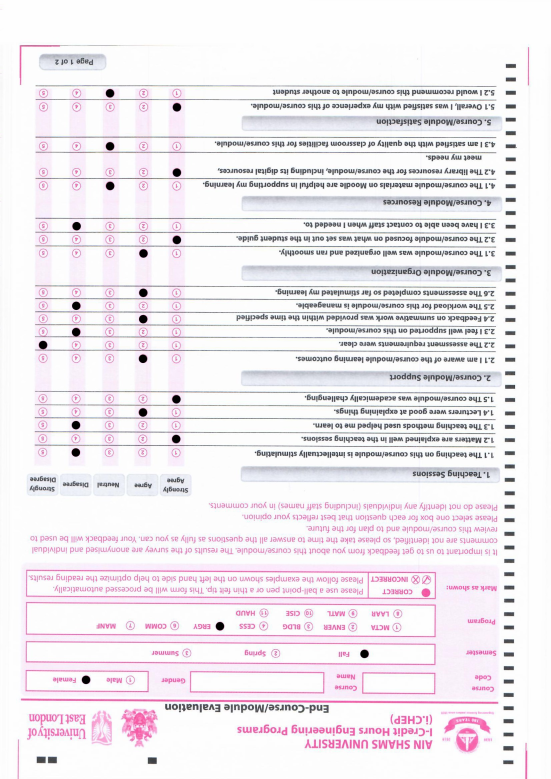
#> input picture code/samples/test_sample11.jpg, 1653 x 2337 px, given in place of test_sample1.jpg, which was not available (shown at 1/3 size)
$ python dummy.py
#> lines starting #> are read from the running program, lines starting #| are printed output that depends on the picture; after the words box and inside, x2 and y2 are one past the last pixel; in counts of white or black regions, pixels touching at a corner belong together; pictures that were not available may be replaced by others from this repository, and a replacement may not be noted
import math
import numpy as np
import cv2
ans = ["male",
"summer",
"manf",
"neutral",
"strongly agree",
"neutral",
"strongly agree",
"agree",
"disagree",
"disagree",
"disagree",
"agree",
"agree",
"strongly agree",
"neutral",
"strongly agree",
"agree",
"strongly agree",
"disagree",
"strongly agree",
"neutral",
"agree"]

analyzer = {240 : ("Gender", {1200 : "Male", 1270 : "Female"} ),
323 : ("Semester", {966 : "Summer", 433 : "Fall", 700 : "Spring" } ),
404 : ("Major", {867 : "ERGY", 1136 : "MANF", 1000 : "COMM", 733 : "CESS", 600 : "BLDG", 466 : "ENVR", 332 : "MCTA" } ),
444	: ("Major", { 733 : "HAUD", 600 : "CISE", 466 : "MATL", 332 : "LAAR" } ),
913 : ("Q1", {1000 : "Strongly Agree", 1100: "Agree", 1200 : "Neutral", 1300 : "Disagree", 1400 : "Strongly Disagree"} ),
965 : ("Q2", {1000 : "Strongly Agree", 1100: "Agree", 1200 : "Neutral", 1300 : "Disagree", 1400 : "Strongly Disagree"} ),
1003 : ("Q1", {1000 : "Strongly Agree", 1100: "Agree", 1200 : "Neutral", 1300 : "Disagree", 1400 : "Strongly Disagree"} ),
1044 : ("Q1", {1000 : "Strongly Agree", 1100: "Agree", 1200 : "Neutral", 1300 : "Disagree", 1400 : "Strongly Disagree"} ),
1084 : ("Q1", {1000 : "Strongly Agree", 1100: "Agree", 1200 : "Neutral", 1300 : "Disagree", 1400 : "Strongly Disagree"} ),
1084 : ("Q1", {1000 : "Strongly Agree", 1100: "Agree", 1200 : "Neutral", 1300 : "Disagree", 1400 : "Strongly Disagree"} ),
1205 : ("Q1", {1000 : "Strongly Agree", 1100: "Agree", 1200 : "Neutral", 1300 : "Disagree", 1400 : "Strongly Disagree"} ),
1245 : ("Q1", {1000 : "Strongly Agree", 1100: "Agree", 1200 : "Neutral", 1300 : "Disagree", 1400 : "Strongly Disagree"} ),
1284 : ("Q1", {1000 : "Strongly Agree", 1100: "Agree", 1200 : "Neutral", 1300 : "Disagree", 1400 : "Strongly Disagree"} ),
1324 : ("Q1", {1000 : "Strongly Agree", 1100: "Agree", 1200 : "Neutral", 1300 : "Disagree", 1400 : "Strongly Disagree"} ),
1361 : ("Q1", {1000 : "Strongly Agree", 1100: "Agree", 1200 : "Neutral", 1300 : "Disagree", 1400 : "Strongly Disagree"} ),
1403 : ("Q1", {1000 : "Strongly Agree", 1100: "Agree", 1200 : "Neutral", 1300 : "Disagree", 1400 : "Strongly Disagree"} ),
1521 : ("Q1", {1000 : "Strongly Agree", 1100: "Agree", 1200 : "Neutral", 1300 : "Disagree", 1400 : "Strongly Disagree"} ),
1562 : ("Q1", {1000 : "Strongly Agree", 1100: "Agree", 1200 : "Neutral", 1300 : "Disagree", 1400 : "Strongly Disagree"} ),
1602 : ("Q1", {1000 : "Strongly Agree", 1100: "Agree", 1200 : "Neutral", 1300 : "Disagree", 1400 : "Strongly Disagree"} ),
1723 : ("Q1", {1000 : "Strongly Agree", 1100: "Agree", 1200 : "Neutral", 1300 : "Disagree", 1400 : "Strongly Disagree"} ),
1764 : ("Q1", {1000 : "Strongly Agree", 1100: "Agree", 1200 : "Neutral", 1300 : "Disagree", 1400 : "Strongly Disagree"} ),
1842 : ("Q1", {1000 : "Strongly Agree", 1100: "Agree", 1200 : "Neutral", 1300 : "Disagree", 1400 : "Strongly Disagree"} ),
1960 : ("Q1", {1000 : "Strongly Agree", 1100: "Agree", 1200 : "Neutral", 1300 : "Disagree", 1400 : "Strongly Disagree"} ),
2001 : ("Q1", {1000 : "Strongly Agree", 1100: "Agree", 1200 : "Neutral", 1300 : "Disagree", 1400 : "Strongly Disagree"} )}

def rotateImage(image, angle): # source: https://stackoverflow.com/questions/9041681/opencv-python-rotate-image-by-x-degrees-around-specific-point
    # rotation is clockwise
    image_center = tuple(np.array(image.shape[1::-1]) / 2)
    rot_mat = cv2.getRotationMatrix2D(image_center, angle, 1.0)
    result = cv2.warpAffine(image, rot_mat, image.shape[1::-1], flags=cv2.INTER_LINEAR)
    return result

def getRotationAngle(point, angle):
    x1 = point[0]
    y1 = point[1]
    x2 = x1 * math.cos(math.radians(angle)) - x1 * math.sin(math.radians(angle))
    # print(x1)
    # print(x2)
    if x2 > 500:
        return angle + 180
    return angle

#return 2 images one with only circles and one with only squares
def seperateSquaresAndCircles(img):
    mask = cv2.getStructuringElement(cv2.MORPH_CROSS,(9,9))
    mask2 = cv2.getStructuringElement(cv2.MORPH_RECT,(9,9))
    circles = cv2.threshold(img,1,255,cv2.THRESH_BINARY_INV)[1]
    squares = cv2.threshold(img,100,255,cv2.THRESH_BINARY_INV)[1] - circles
    squares = cv2.erode(squares,mask)
    squares = cv2.dilate(squares,mask2)
    return circles,squares
def seperateSquares(squares):
    cc = cv2.connectedComponentsWithStats(squares)
    vert = []
    horiz = []
    for i,c in enumerate(cc[2]):
        if (c[cv2.CC_STAT_AREA] > 200 and c[cv2.CC_STAT_AREA] < 10000):
            # squares = cv2.putText(squares,"b", (c[cv2.CC_STAT_LEFT], c[cv2.CC_STAT_TOP]) ,cv2.FONT_HERSHEY_SIMPLEX, 1, 255, 2)
            if(c[cv2.CC_STAT_AREA] < 400):
                vert.append(cc[3][i])
            else:
                horiz.append(cc[3][i])
    return horiz, vert
def getCirclesCentroids(circles):
    # I added the opening because some very short white line was missing up my components
    mask = cv2.getStructuringElement(cv2.MORPH_ELLIPSE,(3,3))
    circles = cv2.erode(circles,mask)
    circles = cv2.dilate(circles,mask)

    cc = cv2.connectedComponentsWithStats(circles)
    centers = []
    for i,c in enumerate(cc[2]):
        if (c[cv2.CC_STAT_AREA] > 100 and c[cv2.CC_STAT_AREA] < 10000):
            centers.append(tuple(cc[3][i]))
    return centers
def markSquares(img, vert, horiz):
    squares = img.copy()
    for i in vert:
        squares = cv2.circle(squares,tuple(map(int,i)),9,255)
    for i in horiz:
        squares = cv2.circle(squares,tuple(map(int,i)),20,255)
    return squares

def fixRotation(vert):
    angle =(math.degrees(math.atan((vert[0][1] - vert[-1][1]) / (vert[0][0] - vert[-1][0]))))# angle with the horiz axis
    if angle < 0 : angle = 270 - angle
    else : angle = 90 - angle
    x1 = vert[0][0]
    y1 = vert[0][1]
    x2 = x1 * math.cos(math.radians(angle)) - x1 * math.sin(math.radians(angle))
    if x2 > 500:
        angle += 180
    return -angle

def getBestGuess(val, guessbook):
    min = 1000
    best = 0
    for i in guessbook:
        if min > abs(i - val):
            min = abs(i - val)
            best = i
    return guessbook[best]

def getAnswer(cc): # this function takes the centers after adjusting according to the reference
    x = cc[0]
    y = cc[1]
    stop = False
    i = getBestGuess(y,analyzer)
    st = i[0]
    i = getBestGuess(x,i[1])
    st += ": " + i
    return st
# index = 1

if __name__ == "__main__":
    for num in range(1, 11):
        name = "samples/test_sample" + str(num) + ".jpg"
        outname = "samples/test_sample" + str(num) + "_out.jpg"
        img = cv2.imread(name,0)
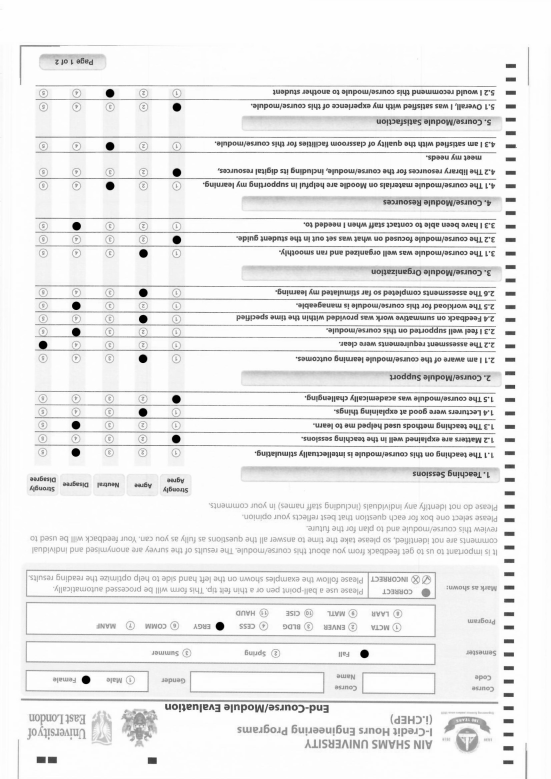
#> img: shape (2337, 1653) (shown at 1/3 size); min 0, max 255, mean 236.8

        circles, squares = seperateSquaresAndCircles(img)
#> in seperateSquaresAndCircles, `circles = cv2.threshold(img,1,255,cv2.THRESH_BINARY_INV)[1]`:
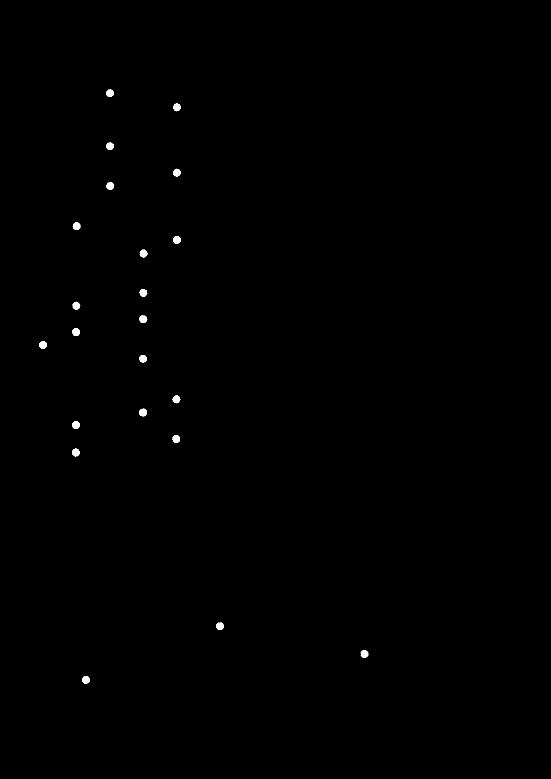
#> circles: shape (2337, 1653) (shown at 1/3 size); 0.19% white; 24 white regions (2 under 20 px), largest, box (x1, y1, x2, y2) and area: (419, 749, 443, 772) 357, (218, 667, 241, 690) 353, (518, 1187, 541, 1210) 349
#> in seperateSquaresAndCircles, `squares = cv2.threshold(img,100,255,cv2.THRESH_BINARY_INV)[1] - circles`: squares: shape (2337, 1653); 2.6% white; 2852 white regions (1487 under 20 px), largest, box (x1, y1, x2, y2) and area: (444, 2273, 470, 2291) 459, (145, 2271, 170, 2289) 449, (111, 2271, 136, 2289) 437
#> in seperateSquaresAndCircles, `squares = cv2.erode(squares,mask)`: squares: shape (2337, 1653); 0.07% white; 66 white regions (10 under 20 px), largest, box (x1, y1, x2, y2) and area: (448, 2277, 466, 2287) 177, (149, 2275, 166, 2285) 170, (115, 2275, 132, 2285) 163
#> in seperateSquaresAndCircles, `squares = cv2.dilate(squares,mask2)`:
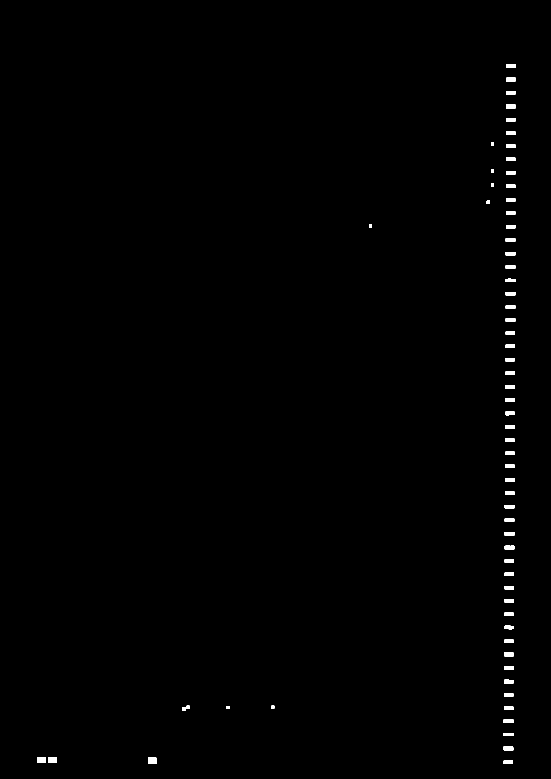
#> squares: shape (2337, 1653) (shown at 1/3 size); 0.46% white; 65 white regions, largest, box (x1, y1, x2, y2) and area: (444, 2273, 470, 2291) 465, (145, 2271, 170, 2289) 450, (111, 2271, 136, 2289) 447
        horiz, vert = seperateSquares(squares)
#> the loop in seperateSquares, `for i,c in enumerate(cc[2]):` made 66 passes
#> c on passes 1 to 12: [0, 0, 1653, 2337, 3845379], [1518, 193, 29, 10, 290], [1518, 233, 29, 11, 318], [1518, 273, 29, 11, 307], [1518, 314, 29, 11, 319], [1518, 354, 29, 10, 290], [1518, 394, 29, 11, 316], [1473, 427, 9, 9, 81], [1518, 434, 29, 10, 290], [1518, 473, 28, 10, 280], [1473, 509, 9, 9, 81], [1518, 513, 29, 10, 289]
#> after the loop in seperateSquares, `for i,c in enumerate(cc[2]):`: horiz = [[123.1, 2279.4], [157, 2279.5], [456.4, 2281.5]]; vert = 53 pairs, first value 1524.5 to 1532.2, second value 197.5 to 2286.5
#> horiz = [[123.1, 2279.4], [157, 2279.5], [456.4, 2281.5]]
        angle = fixRotation(vert)
#> in fixRotation, `angle =(math.degrees(math.atan((vert[0][1] - vert[-1][1]) / (vert[0][0..`: angle = -89.79
#> in fixRotation, `if angle < 0 : angle = 270 - angle`: angle = 359.8
#> in fixRotation, `x1 = vert[0][0]`: x1 = 1532
#> in fixRotation, `y1 = vert[0][1]`: y1 = 197.5
#> in fixRotation, `x2 = x1 * math.cos(math.radians(angle)) - x1 * math.sin(math.radians(a..`: x2 = 1537.5
#> in fixRotation, `angle += 180`: angle = 539.8
#> angle = -539.8

        img = rotateImage(img,angle)
#> in rotateImage, `rot_mat = cv2.getRotationMatrix2D(image_center, angle, 1.0)`: rot_mat = [[-1, -0.00359, 1657.2], [0.00359, -1, 2334]]
#> in rotateImage, `result = cv2.warpAffine(image, rot_mat, image.shape[1::-1], flags=cv2...`:
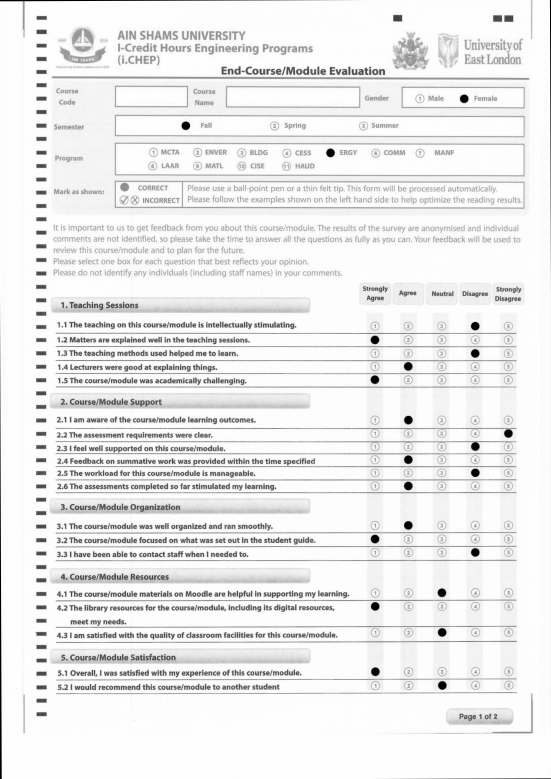
#> result: shape (2337, 1653) (shown at 1/3 size); min 0, max 255, mean 236.3
        circles, squares = seperateSquaresAndCircles(img)
#> in seperateSquaresAndCircles (call 2), `circles = cv2.threshold(img,1,255,cv2.THRESH_BINARY_INV)[1]`: circles: shape (2337, 1653); 0.34% white; 32 white regions (6 under 20 px), largest, box (x1, y1, x2, y2) and area: (0, 1166, 5, 2337) 3069, (0, 0, 829, 3) 1652, (1650, 0, 1653, 615) 1009
#> in seperateSquaresAndCircles (call 2), `squares = cv2.threshold(img,100,255,cv2.THRESH_BINARY_INV)[1] - circles`: squares: shape (2337, 1653); 2.3% white; 2191 white regions (862 under 20 px), largest, box (x1, y1, x2, y2) and area: (1180, 46, 1206, 64) 449, (1514, 47, 1539, 65) 428, (1480, 47, 1505, 64) 425
#> in seperateSquaresAndCircles (call 2), `squares = cv2.erode(squares,mask)`:
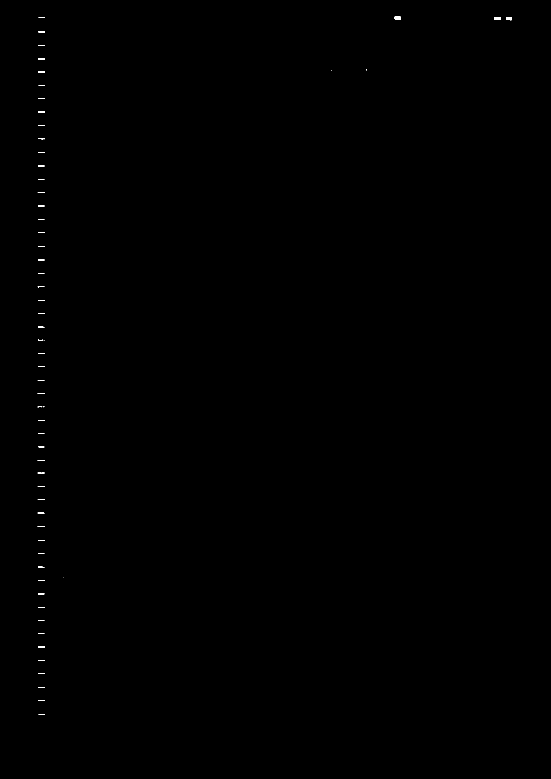
#> squares: shape (2337, 1653) (shown at 1/3 size); 0.06% white; 61 white regions (6 under 20 px), largest, box (x1, y1, x2, y2) and area: (1184, 50, 1202, 60) 172, (1518, 51, 1535, 61) 156, (1484, 51, 1501, 60) 153
#> in seperateSquaresAndCircles (call 2), `squares = cv2.dilate(squares,mask2)`:
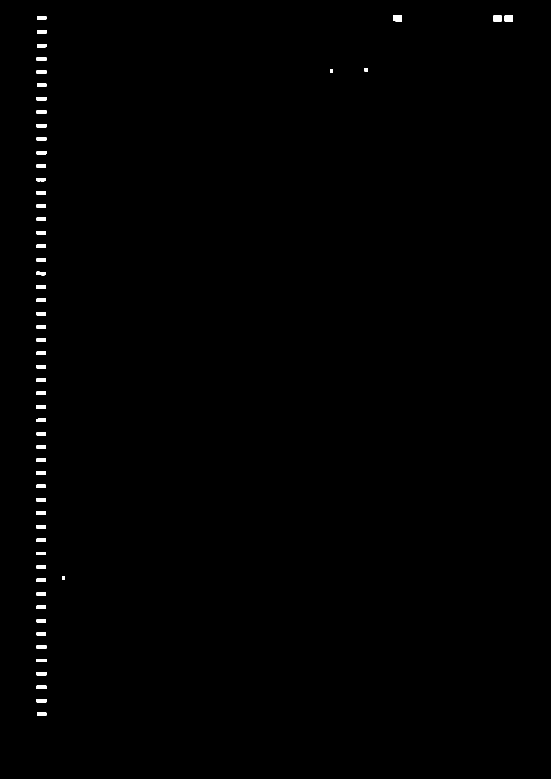
#> squares: shape (2337, 1653) (shown at 1/3 size); 0.42% white; 59 white regions, largest, box (x1, y1, x2, y2) and area: (1180, 46, 1206, 64) 460, (1514, 47, 1539, 65) 436, (1480, 47, 1505, 64) 425
        cc = getCirclesCentroids(circles)
#> in getCirclesCentroids, `circles = cv2.erode(circles,mask)`: circles: shape (2337, 1653); 0.19% white; 61 white regions (36 under 20 px), largest, box (x1, y1, x2, y2) and area: (0, 1445, 4, 2337) 1898, (0, 0, 551, 2) 823, (1651, 0, 1653, 336) 394
#> in getCirclesCentroids, `circles = cv2.dilate(circles,mask)`:
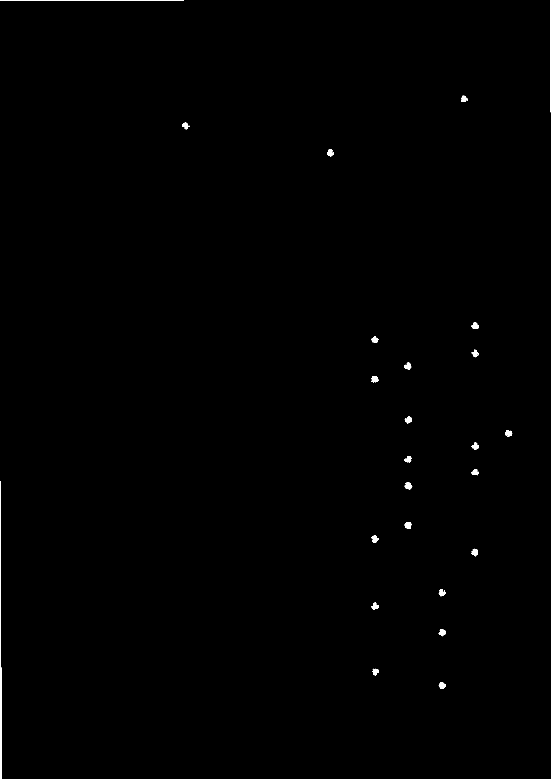
#> circles: shape (2337, 1653) (shown at 1/3 size); 0.28% white; 27 white regions (2 under 20 px), largest, box (x1, y1, x2, y2) and area: (0, 1444, 5, 2337) 2791, (0, 0, 552, 3) 1375, (1650, 0, 1653, 337) 731
#> the loop in getCirclesCentroids, `for i,c in enumerate(cc[2]):` made 28 passes
#> c on passes 1 to 12: [0, 0, 1653, 2337, 3852284], [0, 0, 552, 3, 1375], [1650, 0, 3, 337, 731], [1383, 287, 21, 18, 230], [546, 367, 23, 21, 237], [981, 448, 21, 22, 280], [1414, 967, 23, 20, 283], [1114, 1009, 21, 19, 235], [1422, 1049, 5, 3, 11], [1427, 1051, 3, 3, 5], [1415, 1054, 21, 18, 204], [1214, 1088, 20, 21, 266]
#> after the loop in getCirclesCentroids, `for i,c in enumerate(cc[2]):`: centers = 25 pairs, first value 1.2 to 1651.4, second value 0.796 to 2056.1
#> cc has the same summary as centers in getCirclesCentroids
        horiz, vert = seperateSquares(squares)
#> the loop in seperateSquares (call 2), `for i,c in enumerate(cc[2]):` made 60 passes
#> c on passes 1 to 12: [0, 0, 1653, 2337, 3846689], [1180, 46, 26, 18, 460], [1480, 47, 25, 17, 425], [1514, 47, 25, 18, 436], [111, 49, 28, 9, 252], [111, 90, 28, 11, 308], [111, 132, 28, 10, 278], [110, 172, 29, 10, 290], [1094, 204, 10, 11, 109], [990, 207, 9, 10, 90], [110, 211, 29, 10, 290], [111, 251, 28, 10, 262]
#> horiz = [[1192.7, 54.36], [1492, 55], [1526.2, 55.23]]; vert = 53 pairs, first value 122.7 to 124.8, second value 53 to 2142.3
        yref = horiz[0][1]
#> yref = 54.36
        xref = vert[0][0]
#> xref = 124.5
        locs = []
        for i,c in enumerate(cc):
            pos = c[0] - xref, c[1] - yref
            locs.append(pos)
#> this loop made 25 passes
#> (c, pos) on passes 1 to 12: ((247.6, 0.796), (123.1, -53.56)), ((1651.4, 156.7), (1526.9, 102.3)), ((1391.8, 296.1), (1267.3, 241.7)), ((556.5, 376.9), (432, 322.6)), ((991, 458.3), (866.5, 403.9)), ((1425.3, 977.4), (1300.8, 923)), ((1124.2, 1019.2), (999.7, 964.9)), ((1424.9, 1061.5), (1300.4, 1007.2)), ((1223.6, 1098.1), (1099.1, 1043.8)), ((1123.9, 1137.6), (999.4, 1083.2)), ((1225, 1259.4), (1100.5, 1205)), ((1525.2, 1299.4), (1400.7, 1245))
#> after the loop, locs = 25 pairs, first value -123.3 to 1526.9, second value -53.56 to 2001.8
        result = []
        for c in locs:
#> (the run stopped early here; a loop or call above may not have finished)
